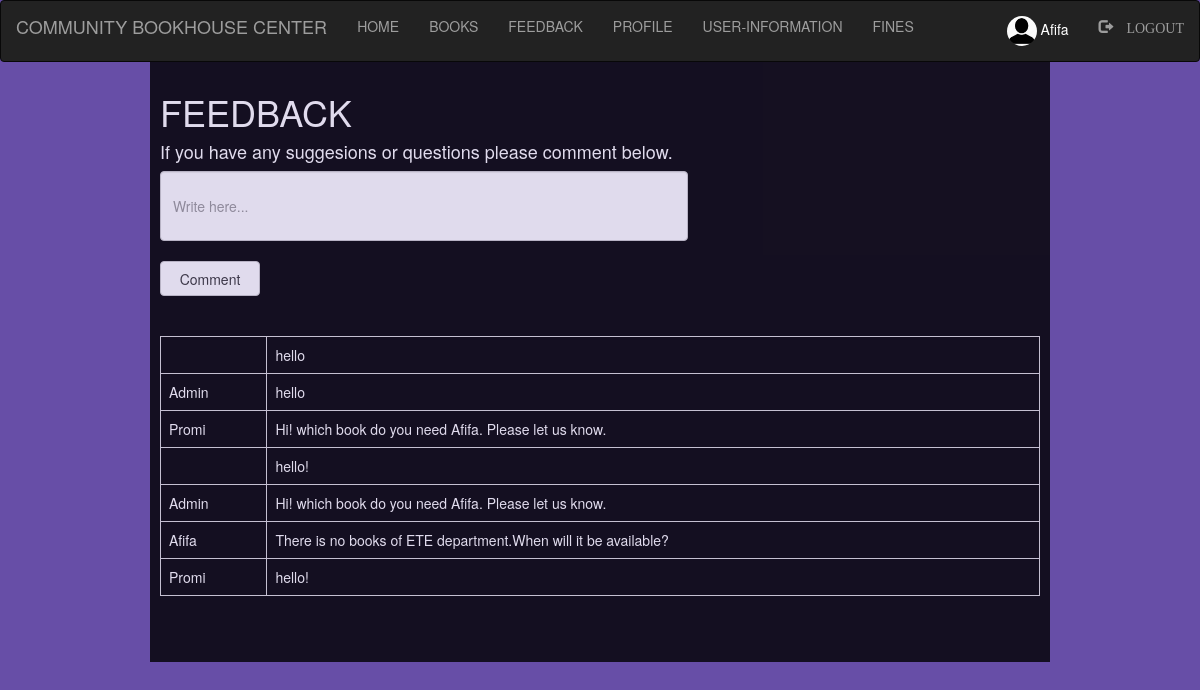
/Admin_/feedback.php (signed in), run on an earlier commit of the app's database.
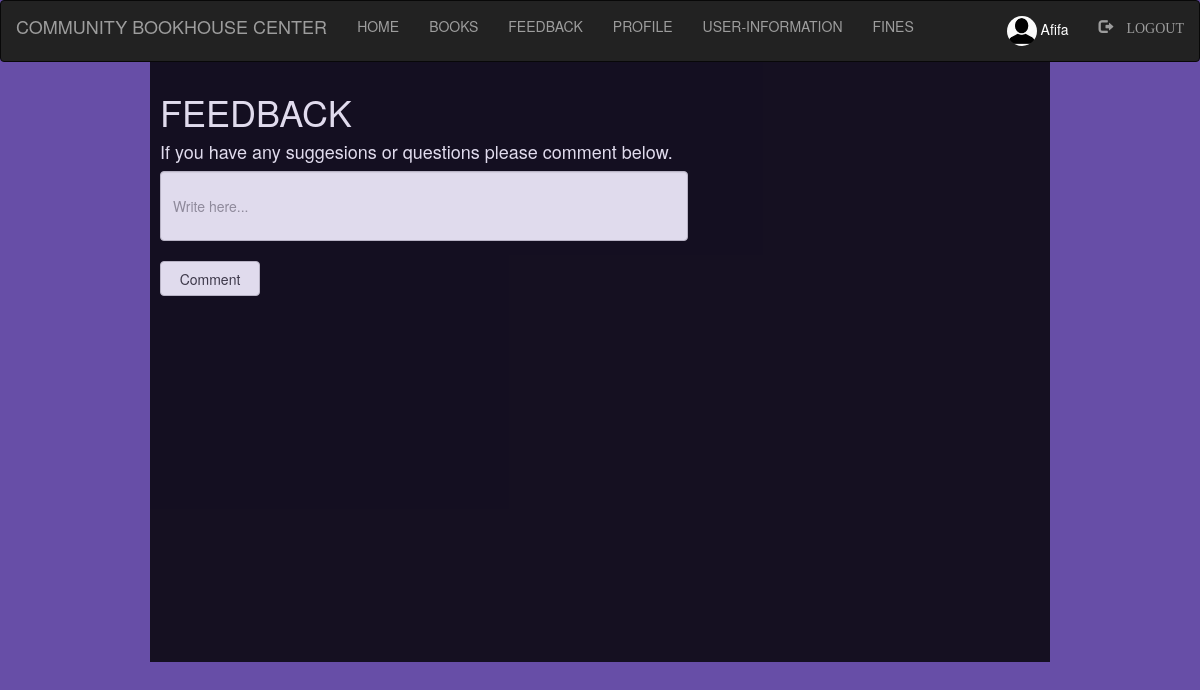
And on a later commit of the database.
### tables this page shows
CREATE TABLE `comments` (
  `id` int(50) NOT NULL,
  `username` varchar(100) NOT NULL,
  `comment` varchar(500) NOT NULL
);

### Admin_/feedback.php (the view, shortened to what this page needs)
<?php
  include "navbar.php";
  include "connection.php";
?>
<!DOCTYPE html>
<html>
<head>
    <link rel="stylesheet" href="https://maxcdn.bootstrapcdn.com/bootstrap/3.3.7/css/bootstrap.min.css">
</head>
<body style="background-color: #674ea7;">
	<div class="wrapper">
		<h1>FEEDBACK</h1>
		<h4>If you have any suggesions or questions please comment below.</h4>
		<form style="" action="" method="post">
			<input class="form-control" type="text" name="comment" placeholder="Write here..."><br>
			<input class="btn btn-default" type="submit" name="submit" value="Comment" style="width: 100px; height: 35px;">
		</form>
<br><br>
	<div class="scroll">
		<?php
			if(isset($_POST['submit']))
			{
				$sql="INSERT INTO `comments` VALUES('', 'Admin', '$_POST[comment]');";
				if(mysqli_query($db,$sql))
				{
					$q="SELECT * FROM `comments` ORDER BY `comments`.`id` DESC";
					$res=mysqli_query($db,$q);
				echo "<table class='table table-bordered'>";
					while ($row=mysqli_fetch_assoc($res))
					{
						echo "<tr>";
							echo "<td>"; echo $row['username']; echo "</td>";
							echo "<td>"; echo $row['comment']; echo "</td>";
						echo "</tr>";
					}
				echo "</table>";
				}
			}
			else
			{
				$q="SELECT * FROM `comments` ORDER BY `comments`.`id` DESC";
					$res=mysqli_query($db,$q);
				echo "<table class='table table-bordered'>";
					while ($row=mysqli_fetch_assoc($res))
					{
						echo "<tr>";
							echo "<td>"; echo $row['username']; echo "</td>";
							echo "<td>"; echo $row['comment']; echo "</td>";
						echo "</tr>";
					}
				echo "</table>";
			}
		?>
	</div>
	</div>
</body>
</html>

What changed in the data, as far as the page shows it:
removed comments: comment "hello"
removed comments: username "Admin", comment "hello"
removed comments: username "Promi", comment "Hi! which book do you need Afifa. Please let us know."
removed comments: comment "hello!"
removed comments: username "Admin", comment "Hi! which book do you need Afifa. Please let us know."
removed comments: username "Afifa", comment "There is no books of ETE department.When will it be available?"
removed comments: username "Promi", comment "hello!"
